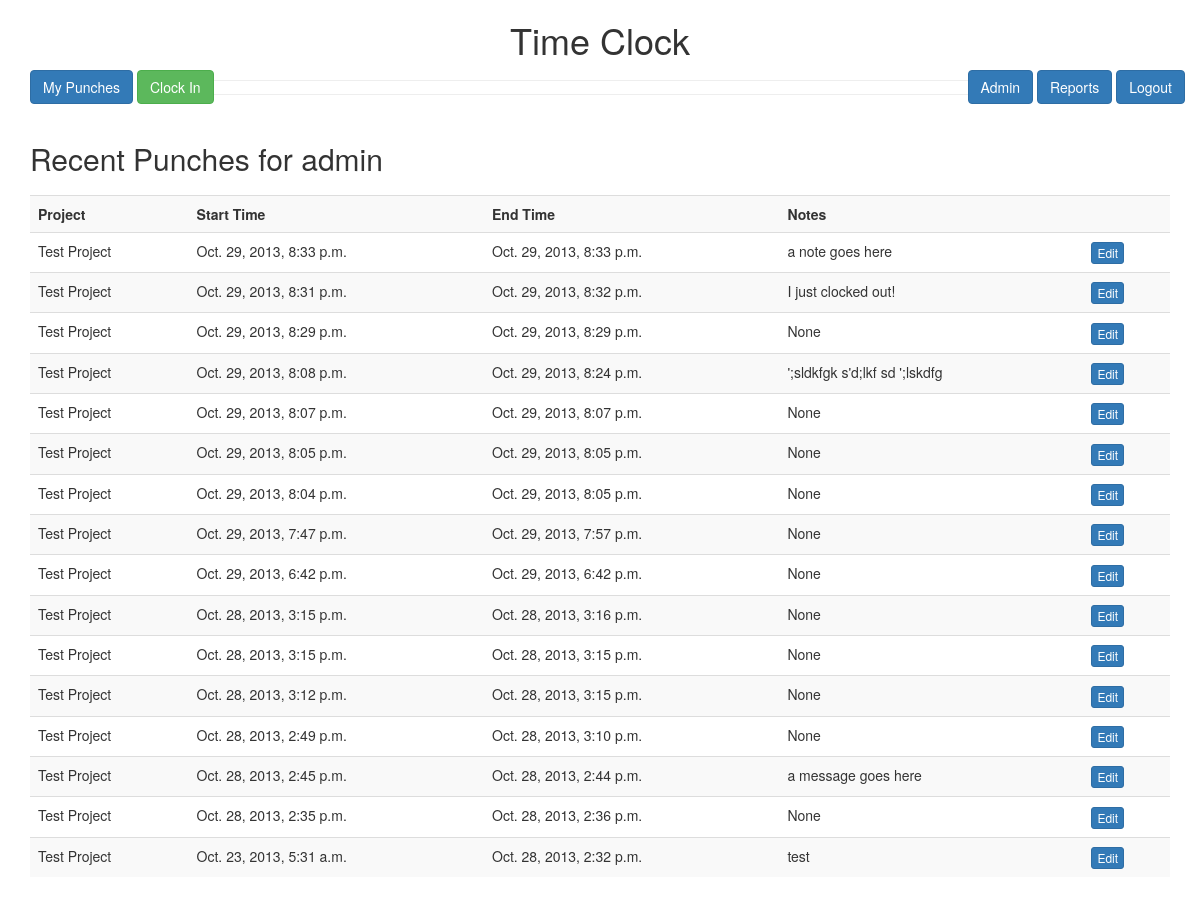
The app's page / (signed in), older data.
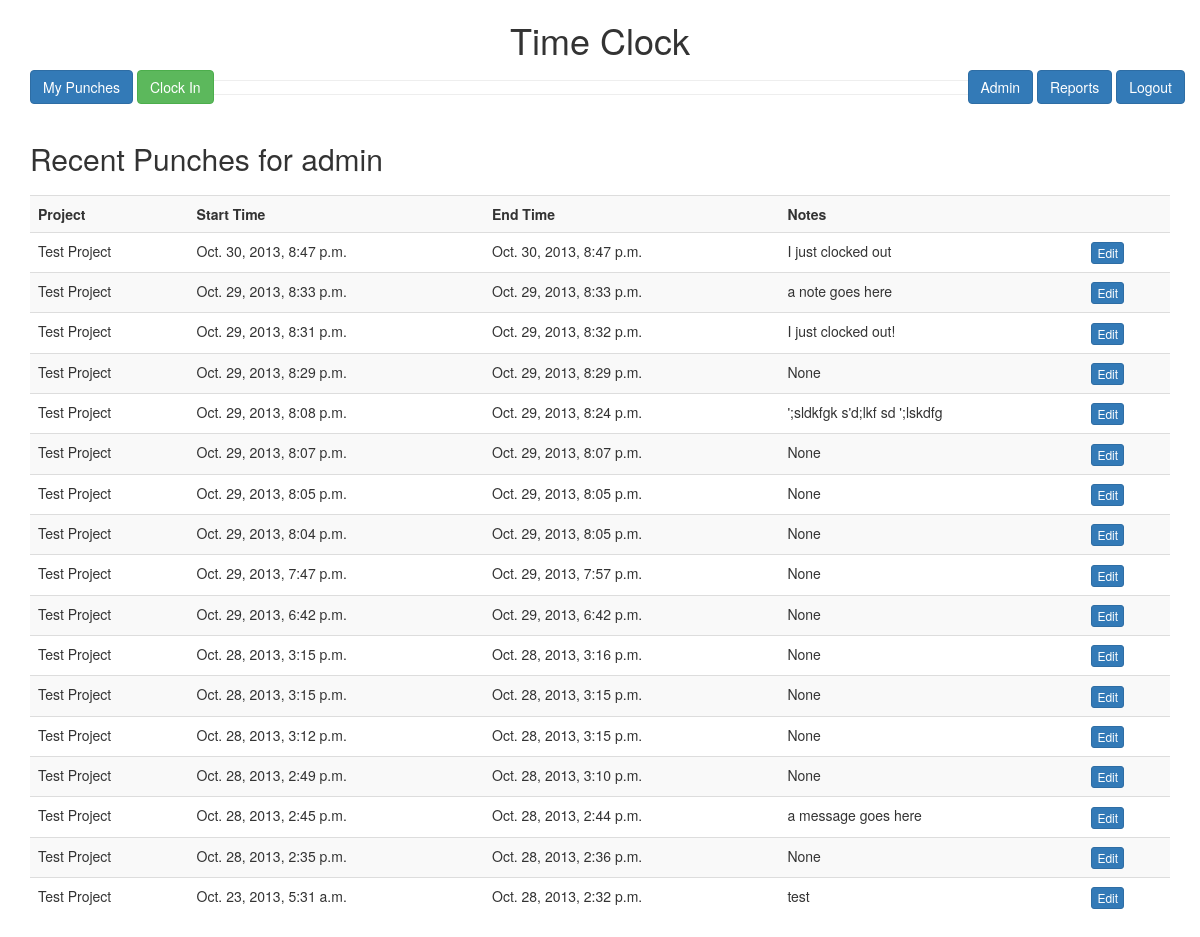
The same page, newer data.
### clock/models.py (models this page shows, shortened)
class Record(models.Model):
	user = models.ForeignKey(User, editable=True)
	project = models.ForeignKey(Project, null=True, blank=True, default=None)
	startTime = models.DateTimeField()
	endTime = models.DateTimeField(null=True, blank=True)
	note = models.TextField(null=True, blank=True)

class Project(models.Model):
	title = models.CharField(max_length=100)
	description = models.TextField()
	def __unicode__(self):
		return self.title

### clock/views.py (the view)
# urls.py: url(r'^$', views.Punches.as_view(), name='index'),
@class_view_decorator(login_required)
class Punches(ListView):
	model = Record
	context_object_name = 'records'
	def get_context_data(self, **kwargs):
		u = User.objects.get(id=self.request.user.id)
		status = u.userstatus.status
		context = super(Punches, self).get_context_data(**kwargs)
		context['status'] = status
		return context
	def get_queryset(self):
		records = Record.objects.filter(user = self.request.user).order_by('-startTime')
		if self.request.GET.items():
			date_range = DateRangeForm(self.request.GET)
			if date_range.is_valid():
				cd = date_range.cleaned_data
				records = records.filter(start_time__range=[cd.get('from_date'), cd.get('to_date')])
		return records

### clock/models.py (called while the page is built)
	@property
	def status(self):
		return self._status

### clock/templates/clock/record_list.html (shortened to what this page needs)
{% extends 'base.html' %}
{% block content %}
	<h2>Recent Punches for {{ user.username }}</h2>
	<table class="table table-striped">
		<tr>
			<th>Project</th>
			<th>Start Time</th>
			<th>End Time</th>
			<th>Notes</th>
			<th></th>
		</tr>
		{% for record in records %}
			<tr>
				<td>{{ record.project }}</td>
				<td>{{ record.startTime }}</td>
				<td>{{ record.endTime }}</td>
				<td>{{ record.note }}</td>
				{% if status == True and record.endTime == None %}
					<td><a href="{% url 'clock:clock-out' record.id %}" class="btn btn-xs btn-danger">Clock Out</a></td>
				{% else %}
					<td><a href="{% url 'clock:record-update' record.id %}" class="btn btn-primary btn-xs">Edit</a></td>
				{% endif %}
			</tr>
		{% endfor %}
	</table>
{% endblock %}

### TimeClock/templates/base.html (shortened to what this page needs)
<!DOCTYPE html>
<html>
    <head>
        <link rel="stylesheet" href="http://netdna.bootstrapcdn.com/bootstrap/3.0.0/css/bootstrap.min.css">
    </head>
    <body>
		<div class="container">
			<h1 class="text-center">Time Clock</h1>
			<div class="nav navbar-nav">
				<a href="/" class="btn btn-primary">My Punches</a>
				{% if status == False %}
					<a href="{% url 'clock:clock-in' %}" class="btn btn-success">Clock In</a>
				{% endif %}
			</div>
			<div class="nav navbar-nav navbar-right">
				{% if not user.is_authenticated %}
					<a href="{% url 'auth_login' %}" class="btn btn-primary">Login</a>
					<a href="{% url 'registration_register' %}" class="btn btn-primary">Register</a>
				{% else %}
					{% if user.is_staff %}
						<a href="/admin/" class="btn btn-primary">Admin</a>
						<a href="" class="btn btn-primary">Reports</a>
					{% endif %}
					<a href="{% url 'auth_logout' %}" class="btn btn-primary">Logout</a>
				{% endif %}
			</div>
			<hr />
			<hr style="position: relative; top: -7px;"/>
			{% block content %}
			{% endblock %}
		</div>
	</body>
</html>

### TimeClock/templates/base.html (style rules this page uses)
h2 { padding: 20px 0 10px 0; }

Row changes from the older to the newer data that the page shows:
added Record: project "Test Project", startTime "Oct. 30, 2013, 8:47 p.m.", endTime "Oct. 30, 2013, 8:47 p.m.", note "I just clocked out"
